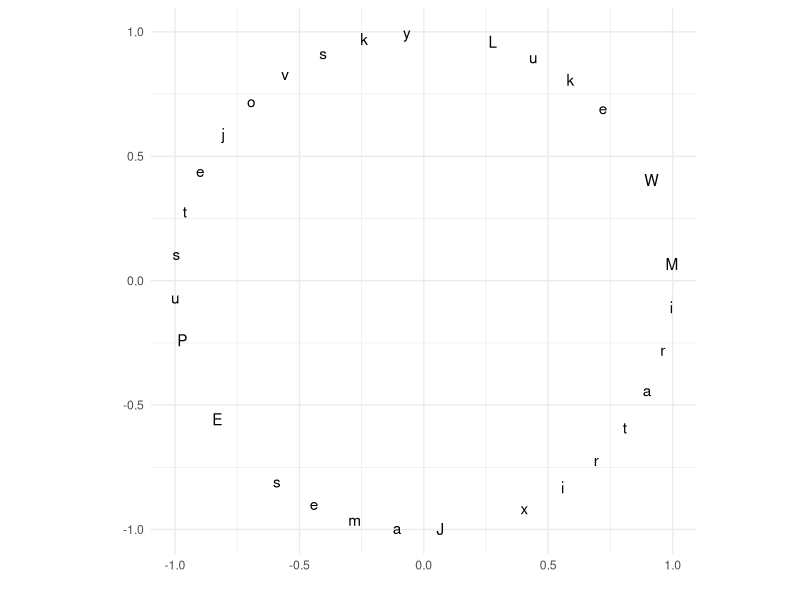

This chart was generated by the following R code:
## ---- chunk 1
library(tidyverse)
options(list(dplyr.summarise.inform = FALSE))
theme_set( theme_classic() )
## ---- chunk 2
a = "James E Pustejovsky Luke W Miratrix  "
a = strsplit(a,"")
dd = tibble( L = a[[1]], 
             theta = rev( 2*pi*runif(1) + seq( 0, 2*pi, length.out=length(a[[1]]) ) ),
             x = cos( theta ),
             y = sin( theta ) )
ggplot( dd, aes( x=x, y=y, label=L ) ) +
  geom_text(  ) + theme_minimal() +
  coord_fixed() + labs( x="", y="" )
